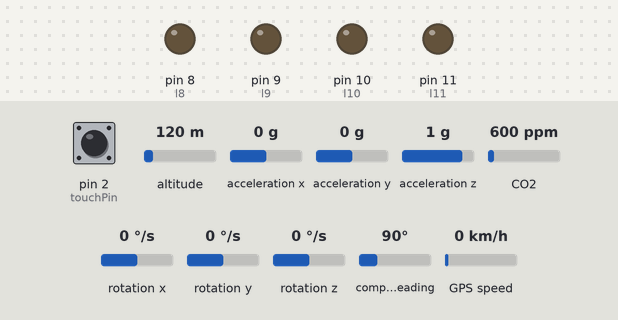
This sketch was run on a simulated Arduino Mega 2560, built with avr-gcc and run on an emulated ATmega2560. On the bench: output pins drawn as LEDs (lit = HIGH). Wiring (inferred from the names in the program): MPU-6050 motion sensor at I2C address 0x68. The inputs (shaded band) are chosen by the test bench; at power-on: CO2 600 ppm, pin 2 (touchPin) LOW, altitude 120 m, acceleration x 0 g, acceleration y 0 g, acceleration z 1 g, rotation x 0 °/s, rotation y 0 °/s, rotation z 0 °/s, compass heading 90°, GPS speed 0 km/h. The GPS gets a fix after 3 s at 37.7749, -122.4194 with 8 satellites; what the sketch prints to the serial monitor is not drawn.

Above: at 1.2 s.
1.3 s: CO2 set to 959 ppm
5.5 s: CO2 set to 1023 ppm
At 7.5 s:
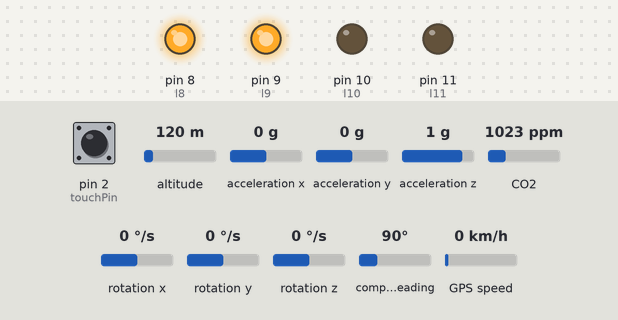
7.8 s: CO2 set to 452 ppm
At 8.8 s:
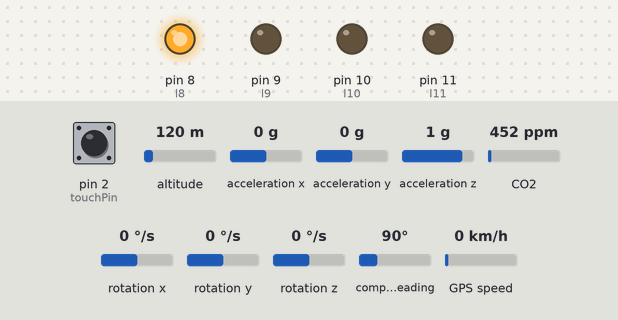
Timing chart, 0 to 10.8 s (numbered marks = the images above; inputs shaded):
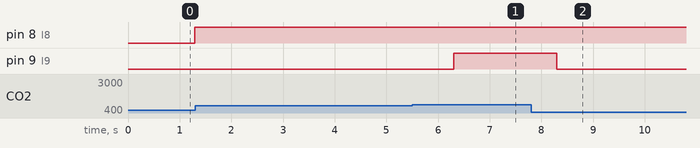

Measured:
- the behaviour switches between 1000 and 1001 ppm on CO2 (found by bisection; images 0 and 1)
- after the input at 1.3 s, every drawn part: stays the same
- after the input at 5.5 s, pin 9 (l9): LOW → HIGH after 0.80 s
- after the input at 7.8 s, pin 9 (l9): HIGH → LOW after 0.49 s

The sketch:

FINAL.ino
```cpp
#include <Wire.h>
#include <TinyGPS++.h>
#include <MQ135.h>

//------------BUZZER--------
const int buz = 12;

// ------------LED -------
const int l8 = 8;
const int l9 = 9;
const int l10 = 10;
const int l11 = 11;

// ---------------- MQ135 ----------------
const int mq135Pin = A0;
MQ135 mq135_sensor(mq135Pin);
float ppm_value = 0.0;

// ---------------- MPU6050 ----------------
#define MPU 0x68
int16_t AcX, AcY, AcZ, Tmp, GyX, GyY, GyZ;

// ---------------- GPS ----------------
TinyGPSPlus gps;

// ---------------- TTP223 ----------------
const int touchPin = 2;
int touchState = 0;

// ---------------- 주기 관리 ----------------
unsigned long lastSensorUpdate = 0;
const unsigned long sensorInterval = 1000;

void setup() {
  Serial.begin(9600);

  pinMode(l8, OUTPUT);
  pinMode(l9, OUTPUT);
  pinMode(l10, OUTPUT);
  pinMode(l11, OUTPUT);
  pinMode(buz, OUTPUT);
  pinMode(mq135Pin, INPUT);
  pinMode(touchPin, INPUT);

  Serial1.begin(9600);   // Bluetooth
  Serial2.begin(115200);   // GPS (NEO-6M 기본 9600bps)

  Wire.begin();
  Wire.beginTransmission(MPU);
  Wire.write(0x6B);
  Wire.write(0);
  Wire.endTransmission(true);

  Serial.println("=== All Sensor + GPS + Bluetooth + MQ135(ppm) Test Start ===");
}

void loop() {
  // GPS 처리
  while (Serial2.available() > 0) {
    gps.encode(Serial2.read());
  }

  // 1초마다 센서 업데이트
  if (millis() - lastSensorUpdate >= sensorInterval) {
    lastSensorUpdate = millis();

    // ----- MQ135 (PPM 계산) -----
    ppm_value = mq135_sensor.getPPM();  // 라이브러리 함수로 ppm값 가져오기

    String airQuality = "Good";
    if (ppm_value > 30000)
      airQuality = "Very Bad";
    else if (ppm_value > 5000)
      airQuality = "Bad";
    else if (ppm_value > 1000)
      airQuality = "Normal";

    // ----- MPU6050 -----
    Wire.beginTransmission(MPU);
    Wire.write(0x3B);
    Wire.endTransmission(false);
    Wire.requestFrom(MPU, 14, true);

    AcX = Wire.read() << 8 | Wire.read();
    AcY = Wire.read() << 8 | Wire.read();
    AcZ = Wire.read() << 8 | Wire.read();
    Tmp = Wire.read() << 8 | Wire.read();
    GyX = Wire.read() << 8 | Wire.read();
    GyY = Wire.read() << 8 | Wire.read();
    GyZ = Wire.read() << 8 | Wire.read();

    float temperature = Tmp / 340.0 + 36.53;

    // ----- Touch Sensor -----
    touchState = digitalRead(touchPin);

    // ----- GPS -----
    double latitude = gps.location.isValid() ? gps.location.lat() : 0.0;
    double longitude = gps.location.isValid() ? gps.location.lng() : 0.0;
    int sats = gps.satellites.value();
    float hdop = gps.hdop.hdop();

    // ----- JSON 데이터 구성 -----
    String json = "{";
    json += "\"ppm\":" + String(ppm_value, 2);
    json += ",\"gasLevel\":\"" + airQuality + "\"";
    json += ",\"accelX\":" + String(AcX);
    json += ",\"accelY\":" + String(AcY);
    json += ",\"accelZ\":" + String(AcZ);
    json += ",\"gyroX\":" + String(GyX);
    json += ",\"gyroY\":" + String(GyY);
    json += ",\"gyroZ\":" + String(GyZ);
    json += ",\"temperature\":" + String(temperature, 2);
    json += ",\"latitude\":" + String(latitude, 6);
    json += ",\"longitude\":" + String(longitude, 6);
    json += ",\"satellites\":" + String(sats);
    json += ",\"hdop\":" + String(hdop, 2);
    json += ",\"touch\":" + String(touchState);
    json += "}";

    // ----- 출력 -----
    Serial.println(json);
    Serial1.println(json);

    // ----- LED / BUZZER 제어 -----
    noTone(buz);
    if (airQuality == "Good") {
      digitalWrite(l8, HIGH);
      digitalWrite(l9, LOW);
      digitalWrite(l10, LOW);
      digitalWrite(l11, LOW);
    }
    else if (airQuality == "Normal") {
      digitalWrite(l8, HIGH);
      digitalWrite(l9, HIGH);
      digitalWrite(l10, LOW);
      digitalWrite(l11, LOW);
    }
    else if (airQuality == "Bad") {
      digitalWrite(l8, HIGH);
      digitalWrite(l9, HIGH);
      digitalWrite(l10, HIGH);
      digitalWrite(l11, LOW);
      tone(buz, 349);
    }
    else if (airQuality == "Very Bad") {
      digitalWrite(l8, HIGH);
      digitalWrite(l9, HIGH);
      digitalWrite(l10, HIGH);
      digitalWrite(l11, HIGH);
      tone(buz, 494);
    }
  }
}
```
